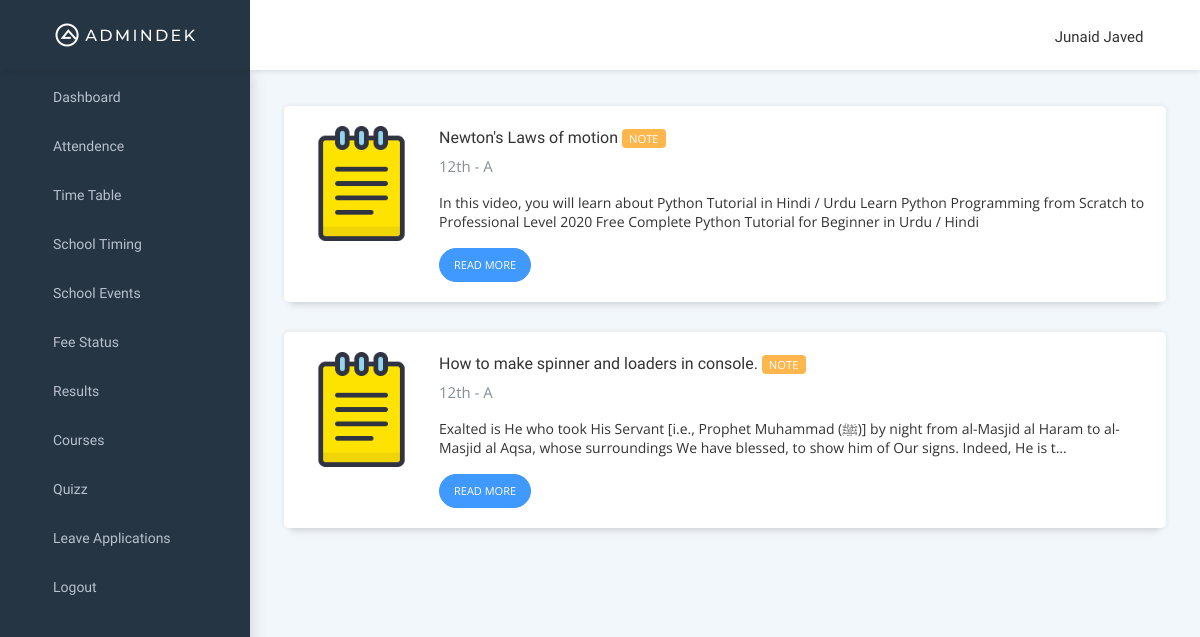
The page /English/notes/ (signed in) on the database its author committed.
### users/models.py (models this page shows, shortened)
class User(AbstractBaseUser, PermissionsMixin):
    first_name = models.CharField(max_length=150)
    last_name = models.CharField(max_length=150)
    role = models.CharField(choices=ROLE_CHOICES,
                            max_length=15, default='Student')
    grade = models.ForeignKey(
        Grade, on_delete=models.SET_NULL, blank=True, null=True)
    created_date = models.DateTimeField(default=timezone.now)
    user_name = models.CharField(max_length=40, unique=True)
    email = models.EmailField(unique=True)
    is_staff = models.BooleanField(default=False)
    is_active = models.BooleanField(default=False)
    image = CloudinaryField('image', folder='avatars',
                            default=env('DEFAULT_AVATAR'))
    USERNAME_FIELD = 'user_name'
    REQUIRED_FIELDS = ['email', 'role', 'first_name', 'last_name', ]
    objects = CustomAccountManger()

### lessons/models.py (models this page shows, shortened)
class Note(models.Model):
    title = models.CharField(max_length=50)
    subtitle = models.CharField(max_length=250, null=True, blank=True)
    description = RichTextField(null=True, blank=True)
    attachment_download_link = models.CharField(
        max_length=2000, null=True, blank=True)
    grade = models.ForeignKey(
        Grade, on_delete=models.CASCADE, null=True, blank=True)
    course = models.ForeignKey(
        Course, on_delete=models.CASCADE, null=True, blank=True)

class Grade(models.Model):
    name = models.CharField(max_length=10, unique=True)
    section = models.CharField(
        default='A', choices=SECTION_CHOICES, max_length=2)
    def __str__(self):
        return f'{self.name} - {self.section}'

### users/decorators.py (the view)
        def wrapper_func(request, *args, **kwargs):
            if not request.user.is_authenticated:
                return redirect('login')
            if request.user.role in roles:
                return view_func(request, *args, **kwargs)
            else:
                logout(request)
                return redirect('login')

### lessons/views.py (called while the page is built)
@allowed_only(roles=["Admin", 'Student'])
def course_notes_view(request, subject):
    try:
        notes = Note.objects.filter(
            grade=request.user.grade, course__name=subject)
        context = {'notes': notes, 'coursename': subject}
    except:
        return redirect('404')
    return render(request, 'lessons/notes.html', context)

### lessons/templates/lessons/notes.html
{% extends 'header.html' %} {% load static %} {% block title %}{{course.name}}{% endblock %} {% load embed_video_tags %} {% block content %}
<div class="row card-block">
  <div class="col-md-12">
    <ul class="list-view m-t-15">
      {% for note in notes %}
      <li>
        <div class="card list-view-media">
          <div class="card-block">
            <div class="media">
              <div class="media-left">
                <img width="115" height="115" class="media-object card-list-img" src="{% static 'images/note.png' %}" alt="Note Image" />
              </div>
              <div class="media-body">
                <div class="col-xs-12">
                  <h6 class="d-inline-block">{{note.title}}</h6>
                  <label class="label label-warning">NOTE</label>
                </div>
                <div class="f-13 text-muted m-b-15">{{request.user.grade}}</div>
                <p class="lin">{{note.subtitle|truncatechars:197}}</p>
                <a href="/{{coursename}}/notes/{{note.id}}">
                  <button class="btn btn-sm btn-round btn-primary">READ MORE</button>
                </a>
              </div>
            </div>
          </div>
        </div>
      </li>
      {% endfor %}
    </ul>
  </div>
</div>
{% endblock content %}

### templates/header.html (shortened to what this page needs)
<!DOCTYPE html>
{% load static %}
<html lang="en">
  <head>
    <link rel="stylesheet" type="text/css" href="{% static 'styles/bootstrap.min.css' %}" />
    <link rel="stylesheet" href="{% static 'styles/waves.min.css' %}" type="text/css" media="all" />
    <link rel="stylesheet" type="text/css" href="{% static 'styles/feather.css' %}" />
    <link rel="stylesheet" type="text/css" href="{% static 'styles/style.css' %}" />
    <link rel="stylesheet" type="text/css" href="{% static 'styles/font-awesome-n.min.css' %}" />
    <link rel="stylesheet" type="text/css" href="{% static 'styles/widget.css' %}" />
    <link rel="stylesheet" type="text/css" href="{% static 'styles/themify-icons.css' %}" />
    <link rel="stylesheet" type="text/css" href="{% static 'styles/icofont.css' %}" />
    <link rel="stylesheet" type="text/css" href="{% static 'styles/font-awesome.min.css' %}" />
    <link rel="stylesheet" type="text/css" href="{% static 'styles/pages.css' %}" />
    <link rel="stylesheet" type="text/css" href="{% static 'styles/custom.css' %}" />
  </head>
  <body>
    <div id="pcoded" class="pcoded">
      <div class="pcoded-container navbar-wrapper">
        {% include 'navbar.html' %}
        <div class="pcoded-main-container">
          <div class="pcoded-wrapper">
            {% include 'sidebar.html' %}
            <div class="pcoded-content">
              <div class="pcoded-inner-content">
                <div class="main-body">
                  <div class="page-wrapper">
                    <div class="page-body">{% block content %}{% endblock %}</div>
                  </div>
                </div>
              </div>
            </div>
          </div>
        </div>
      </div>
    </div>
  </body>
</html>

### templates/navbar.html (shortened to what this page needs)
{% load static %} {% load cloudinary %}
<nav class="navbar header-navbar pcoded-header">
  <div class="navbar-wrapper">
    <div class="navbar-logo">
      <a href="{% url 'home' %}">
        <img class="img-fluid" src="{% static 'images/logo.png' %}" alt="Theme-Logo" />
      </a>
      <a class="mobile-menu" id="mobile-collapse" href="#!">
        <i class="feather icon-menu icon-toggle-right"></i>
      </a>
    </div>
    <div class="navbar-container container-fluid">
      <ul class="nav-left">
        <li>
          <a href="#!" onclick="if (!window.__cfRLUnblockHandlers) return false; javascript:toggleFullScreen()" class="waves-effect waves-light" data-cf-modified-d8424a08d31b5b8b406fded2-="">
            <i class="full-screen feather icon-maximize"></i>
          </a>
        </li>
      </ul>
      <ul class="nav-right no-select d-flex align-items-center mt-1">
        <li class="user-profile header-notification">
          <div class="dropdown-primary dropdown">
            <div class="dropdown-toggle" data-toggle="dropdown">
              <span>{{request.user.first_name}} {{request.user.last_name}}</span>
              <i class="feather icon-chevron-down"></i>
            </div>
          </div>
        </li>
      </ul>
    </div>
  </div>
</nav>

### templates/sidebar.html (shortened to what this page needs)
<nav class="pcoded-navbar zindex-5">
  <div class="nav-list">
    <div class="pcoded-inner-navbar main-menu">
      <ul class="pcoded-item pcoded-left-item">
        <li class="">
          <a href="{% url 'home' %}" class="waves-effect waves-dark">
            <span class="pcoded-micon"><i class="feather icon-home"></i></span>
            <span class="pcoded-mtext">Dashboard</span>
          </a>
        </li>
        <li class="">
          <a href="{% url 'attendence' %}" class="waves-effect waves-dark">
            <span class="pcoded-micon">
              <i class="feather icon-user"></i>
            </span>
            <span class="pcoded-mtext">Attendence</span>
          </a>
        </li>
        <li class="">
          <a href="{% url 'timetable' %}" class="waves-effect waves-dark">
            <span class="pcoded-micon">
              <i class="feather icon-clock"></i>
            </span>
            <span class="pcoded-mtext">Time Table</span>
          </a>
        </li>
        <li class="">
          <a href="{% url 'timing' %}" class="waves-effect waves-dark">
            <span class="pcoded-micon">
              <i class="feather icon-watch"></i>
            </span>
            <span class="pcoded-mtext">School Timing</span>
          </a>
        </li>
        <li class="">
          <a href="{% url 'events' %}" class="waves-effect waves-dark">
            <span class="pcoded-micon">
              <i class="feather icon-zap"></i>
            </span>
            <span class="pcoded-mtext">School Events</span>
          </a>
        </li>
        <li class="">
          <a href="{% url 'fee' %}" class="waves-effect waves-dark">
            <span class="pcoded-micon">
              <i class="feather icon-box"></i>
            </span>
            <span class="pcoded-mtext">Fee Status</span>
          </a>
        </li>
        <li class="">
          <a href="{% url 'results' %}" class="waves-effect waves-dark">
            <span class="pcoded-micon"><i class="feather icon-award"></i></span>
            <span class="pcoded-mtext">Results</span>
          </a>
        </li>
        <li class="">
          <a href="{% url 'courses' %}" class="waves-effect waves-dark">
            <span class="pcoded-micon"><i class="feather icon-book"></i></span>
            <span class="pcoded-mtext">Courses</span>
          </a>
        </li>
        <li class="">
          <a href="{% url 'quizz' %}" class="waves-effect waves-dark">
            <span class="pcoded-micon"><i class="feather icon-command"></i></span>
            <span class="pcoded-mtext">Quizz</span>
          </a>
        </li>
        <li class="pcoded-hasmenu">
          <a href="javascript:void(0)" class="waves-effect waves-dark">
            <span class="pcoded-micon">
              <i class="feather icon-external-link"></i>
            </span>
            <span class="pcoded-mtext">Leave Applications</span>
          </a>
        </li>
        <li class="">
          <a href="{% url 'logout' %}" class="waves-effect waves-dark">
            <span class="pcoded-micon"><i class="feather icon-log-out"></i></span>
            <span class="pcoded-mtext">Logout</span>
          </a>
        </li>
      </ul>
    </div>
  </div>
</nav>

### static/styles/feather.css (style rules this page uses)
.feather { font-family:feather!important;speak:none;font-style:normal;font-weight:400;font-variant:normal;text-transform:none;line-height:1;-webkit-font-smoothing:antialiased;-moz-osx-font-smoothing:grayscale }
.icon-award:before { content:"\e82e" }
.icon-book:before { content:"\e837" }
.icon-box:before { content:"\e83c" }
.icon-chevron-down:before { content:"\e842" }
.icon-clock:before { content:"\e84d" }
.icon-external-link:before { content:"\e869" }
.icon-home:before { content:"\e87a" }
.icon-log-out:before { content:"\e888" }
.icon-menu:before { content:"\e88f" }
.icon-toggle-right:before { content:"\e8d9" }
.icon-user:before { content:"\e8e9" }
.icon-watch:before { content:"\e8f2" }
.icon-zap:before { content:"\e8f8" }
.icon-command:before { content:"\e8fb" }
.icon-maximize:before { content:"\e908" }

### static/styles/custom.css (style rules this page uses)
.no-select { -webkit-user-select: none; -moz-user-select: none; -ms-user-select: none; user-select: none; }

### rows shown on the page
User: user.first_name "Junaid", user.last_name "Javed", user.grade "12th - A"
Note: title "Newton's Laws of motion", subtitle "In this video, you will learn about Python Tutorial in Hindi / Urdu Learn Python Programming from Scratch to Professional Level 2020 Free Complete Python Tutorial for Beginner in Urdu / Hindi"
Note: title "How to make spinner and loaders in console.", subtitle "Exalted is He who took His Servant [i.e., Prophet Muhammad (ﷺ)] by night from al-Masjid al Haram to al-Masjid al Aqsa, whose surroundings We have blessed, to show him of Our signs. Indeed, He is t…"
